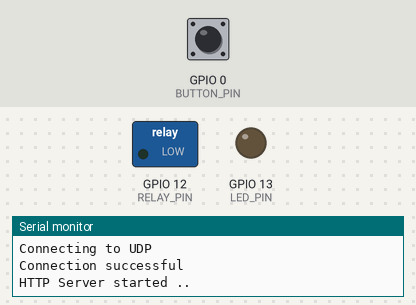
This sketch was run on a simulated ESP8266 (NodeMCU). On the bench: switched loads named in the sketch (green lamp = pin HIGH), output pins drawn as LEDs (lit = HIGH), the last lines printed to the serial monitor. The inputs (shaded band) are chosen by the test bench; at power-on: GPIO 0 (BUTTON_PIN) HIGH. WiFi joins after 1.5 s; servers stay silent unless stated.

Above: at 2.7 s.
2.8 s: GPIO 0 (BUTTON_PIN) pulled LOW for 0.15 s
At 4.0 s:
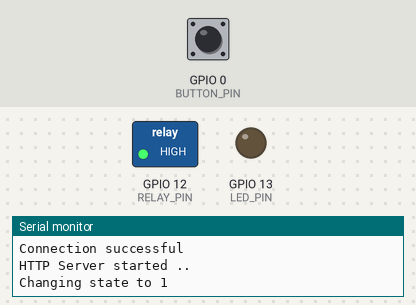
7.4 s: GPIO 0 (BUTTON_PIN) pulled LOW for 1 s
At 9.6 s:
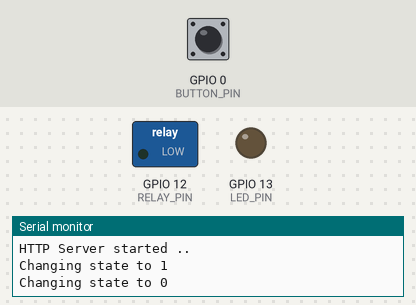
9.9 s: GPIO 0 (BUTTON_PIN) pulled LOW for 3.2 s
At 14.5 s:
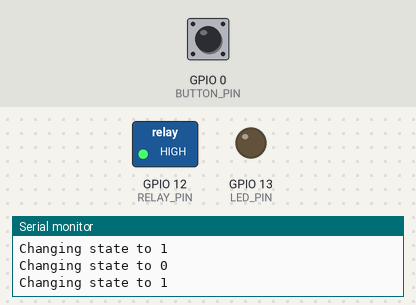
Timing chart, 0 to 16.0 s (numbered marks = the images above; inputs shaded):
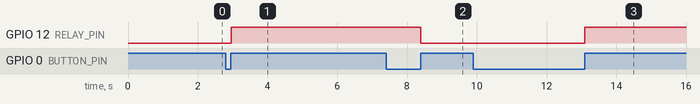

Measured:
- after the input at 2.8 s, GPIO 12 (RELAY_PIN): LOW → HIGH after 0.16 s
- after the input at 7.4 s, GPIO 12 (RELAY_PIN): HIGH → LOW after 1.0 s
- after the input at 9.9 s, GPIO 12 (RELAY_PIN): LOW → HIGH after 3.2 s

The sketch:

sonoff_touch_alexa.ino
```cpp
#include <Arduino.h>

#include <ESP8266WiFi.h>
#include <ESP8266WebServer.h>
#include <WiFiUdp.h>
#include <functional>

//Default IP setting is DHCP
//if you want a static ip, uncomment and edit.
#define STATIC_IP
#ifdef STATIC_IP
IPAddress ip(192, 168, 178, 50);
IPAddress gateway(192, 168, 178, 1);
IPAddress subnet(255, 255, 255, 0);
#endif

#define LED_PIN 13
#define RELAY_PIN 12
#define BUTTON_PIN 0
#define WIFI_SSID "####" //SSID of your wifi
#define WIFI_PASSWORD "####" //Your wifi password
#define PORT_MULTI 1900 //Port to listen on

WiFiUDP udp;
ESP8266WebServer http(80);
IPAddress ipMulti(239, 255, 255, 250);

boolean udpConnected = false;
boolean wifiConnected = false;

char packetBuffer[UDP_TX_PACKET_MAX_SIZE]; //buffer to hold incoming packet

String serial;
String persistent_uuid;
String device_name = "Schlafzimmer";

volatile int desiredRelayState = 0;
volatile int relayState = 0;

void setup() {
  Serial.begin(115200);

  // Setup PINS
  pinMode(RELAY_PIN, OUTPUT);
  pinMode(LED_PIN, OUTPUT);
  pinMode(BUTTON_PIN, INPUT_PULLUP);
  digitalWrite(RELAY_PIN, LOW);

  prepareIds();

  wifiConnected = connectWifi();

  if(wifiConnected){
    udpConnected = connectUDP();
    digitalWrite(LED_PIN, LOW);
    if (udpConnected){
      startHttpServer();
    }
  } else {
    digitalWrite(LED_PIN, HIGH);
  }

  attachInterrupt(digitalPinToInterrupt(BUTTON_PIN), buttonChangeCallback, CHANGE);
}

void loop() {

  http.handleClient();
  delay(1);

  if (relayState != desiredRelayState) {
      Serial.print("Changing state to ");
      Serial.println(desiredRelayState);

      digitalWrite(RELAY_PIN, desiredRelayState);
      relayState = desiredRelayState;
  }

  // if there's data available, read a packet
  // check if the WiFi and UDP connections were successful
  if(wifiConnected){
    if(udpConnected){
      int packetSize = udp.parsePacket();

      if(packetSize) {
        Serial.println("");
        Serial.print("Received packet of size ");
        Serial.println(packetSize);
        Serial.print("From ");
        IPAddress remote = udp.remoteIP();

        for (int i =0; i < 4; i++) {
          Serial.print(remote[i], DEC);
          if (i < 3) {
            Serial.print(".");
          }
        }

        Serial.print(", port ");
        Serial.println(udp.remotePort());

        int len = udp.read(packetBuffer, 255);

        if (len > 0) {
            packetBuffer[len] = 0;
        }

        String request = packetBuffer;

        if(request.indexOf('M-SEARCH') > 0) {
            if(request.indexOf("urn:Belkin:device:**") > 0) {
                Serial.println("Responding to search request ...");
                respondToSearch();
            }
        }
      }

      delay(10);
    }
  } else {
      // TODO
      // Turn on/off to indicate cannot connect ..
  }
}

void prepareIds() {
  uint32_t chipId = ESP.getChipId();
  char uuid[64];
  sprintf_P(uuid, PSTR("38323636-4558-4dda-9188-cda0e6%02x%02x%02x"),
        (uint16_t) ((chipId >> 16) & 0xff),
        (uint16_t) ((chipId >>  8) & 0xff),
        (uint16_t)   chipId        & 0xff);

  serial = String(uuid);
  persistent_uuid = "Socket-1_0-" + serial;
}

void respondToSearch() {
    Serial.println("");
    Serial.print("Sending response to ");
    Serial.println(udp.remoteIP());
    Serial.print("Port : ");
    Serial.println(udp.remotePort());

    IPAddress localIP = WiFi.localIP();
    char s[16];
    sprintf(s, "%d.%d.%d.%d", localIP[0], localIP[1], localIP[2], localIP[3]);

    String response =
         "HTTP/1.1 200 OK\r\n"
         "CACHE-CONTROL: max-age=86400\r\n"
         "DATE: Fri, 15 Apr 2016 04:56:29 GMT\r\n"
         "EXT:\r\n"
         "LOCATION: http://" + String(s) + ":80/setup.xml\r\n"
         "OPT: \"http://schemas.upnp.org/upnp/1/0/\"; ns=01\r\n"
         "01-NLS: b9200ebb-736d-4b93-bf03-835149d13983\r\n"
         "SERVER: Unspecified, UPnP/1.0, Unspecified\r\n"
         "ST: urn:Belkin:device:**\r\n"
         "USN: uuid:" + persistent_uuid + "::urn:Belkin:device:**\r\n"
         "X-User-Agent: redsonic\r\n\r\n";

    udp.beginPacket(udp.remoteIP(), udp.remotePort());
    udp.write(response.c_str());
    udp.endPacket();

    Serial.println("Response sent !");
}

void startHttpServer() {
    http.on("/index.html", HTTP_GET, [](){
      Serial.println("Got Request index.html ...\n");
      http.send(200, "text/plain", "Hello World!");
    });

    http.on("/upnp/control/basicevent1", HTTP_POST, []() {
      Serial.println("########## Responding to  /upnp/control/basicevent1 ... ##########");

      String request = http.arg(0);
      Serial.print("request:");
      Serial.println(request);

      if(request.indexOf("<BinaryState>1</BinaryState>") > 0) {
          Serial.println("Got Turn on request");
          desiredRelayState = 1;
      }

      if(request.indexOf("<BinaryState>0</BinaryState>") > 0) {
          Serial.println("Got Turn off request");
          desiredRelayState = 0;
      }

      http.send(200, "text/plain", "");
    });

    http.on("/eventservice.xml", HTTP_GET, [](){
      Serial.println(" ########## Responding to eventservice.xml ... ########\n");
      String eventservice_xml = "<?scpd xmlns=\"urn:Belkin:service-1-0\"?>"
            "<actionList>"
              "<action>"
                "<name>SetBinaryState</name>"
                "<argumentList>"
                  "<argument>"
                    "<retval/>"
                    "<name>BinaryState</name>"
                    "<relatedStateVariable>BinaryState</relatedStateVariable>"
                    "<direction>in</direction>"
                  "</argument>"
                "</argumentList>"
                 "<serviceStateTable>"
                  "<stateVariable sendEvents=\"yes\">"
                    "<name>BinaryState</name>"
                    "<dataType>Boolean</dataType>"
                    "<defaultValue>0</defaultValue>"
                  "</stateVariable>"
                  "<stateVariable sendEvents=\"yes\">"
                    "<name>level</name>"
                    "<dataType>string</dataType>"
                    "<defaultValue>0</defaultValue>"
                  "</stateVariable>"
                "</serviceStateTable>"
              "</action>"
            "</scpd>\r\n"
            "\r\n";

      http.send(200, "text/plain", eventservice_xml.c_str());
    });

    http.on("/setup.xml", HTTP_GET, [](){
      Serial.println(" ########## Responding to setup.xml ... ########\n");

      IPAddress localIP = WiFi.localIP();
      char s[16];
      sprintf(s, "%d.%d.%d.%d", localIP[0], localIP[1], localIP[2], localIP[3]);

      String setup_xml = "<?xml version=\"1.0\"?>"
            "<root>"
             "<device>"
                "<deviceType>urn:Belkin:device:controllee:1</deviceType>"
                "<friendlyName>"+ device_name +"</friendlyName>"
                "<manufacturer>Belkin International Inc.</manufacturer>"
                "<modelName>Emulated Socket</modelName>"
                "<modelNumber>3.1415</modelNumber>"
                "<UDN>uuid:"+ persistent_uuid +"</UDN>"
                "<serialNumber>221517K0101769</serialNumber>"
                "<binaryState>0</binaryState>"
                "<serviceList>"
                  "<service>"
                      "<serviceType>urn:Belkin:service:basicevent:1</serviceType>"
                      "<serviceId>urn:Belkin:serviceId:basicevent1</serviceId>"
                      "<controlURL>/upnp/control/basicevent1</controlURL>"
                      "<eventSubURL>/upnp/event/basicevent1</eventSubURL>"
                      "<SCPDURL>/eventservice.xml</SCPDURL>"
                  "</service>"
              "</serviceList>"
              "</device>"
            "</root>\r\n"
            "\r\n";

        http.send(200, "text/xml", setup_xml.c_str());

        Serial.print("Sending :");
        Serial.println(setup_xml);
    });

    http.begin();
    Serial.println("HTTP Server started ..");
}


boolean connectWifi(){
  boolean state = true;
  int i = 0;

  WiFi.mode(WIFI_STA);
#ifdef STATIC_IP
  WiFi.config(ip, gateway, subnet);
#endif
  WiFi.begin(WIFI_SSID, WIFI_PASSWORD);
  Serial.println("");
  Serial.println("Connecting to WiFi");

  Serial.print("Connecting ...");
  while (WiFi.status() != WL_CONNECTED) {
    delay(500);
    Serial.print(".");
    if (i > 10){
      state = false;
      break;
    }
    i++;
  }

  if (state){
    Serial.println("");
    Serial.print("Connected to ");
    Serial.println(WIFI_SSID);
    Serial.print("IP address: ");
    Serial.println(WiFi.localIP());
  }
  else {
    Serial.println("");
    Serial.println("Connection failed.");
  }

  return state;
}

boolean connectUDP(){
  boolean state = false;

  Serial.println("");
  Serial.println("Connecting to UDP");

  if(udp.beginMulticast(WiFi.localIP(), ipMulti, PORT_MULTI)) {
    Serial.println("Connection successful");
    state = true;
  }
  else{
    Serial.println("Connection failed");
  }

  return state;
}

void buttonPressed() {
  desiredRelayState = !desiredRelayState; //Toggle relay state.
}

void buttonChangeCallback() {
  if (digitalRead(0) == 1) {
    buttonPressed();
  }
  else {
    //Just been pressed - do nothing until released.
  }
}
```
